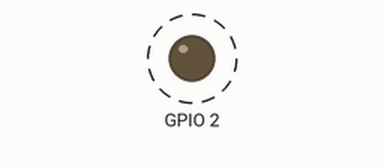
Simulated run of this program. Board: ESP32 board running MicroPython. Parts: output pins drawn as LEDs (lit = HIGH). Dashed ring = blinking.

Above: at 0.2 s.
Timing chart, 0 to 3.0 s (numbered marks = the images above):
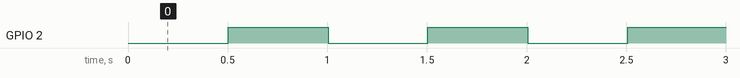

Measured:
- by itself, GPIO 2: alternates HIGH for 0.50 s and LOW for 0.50 s

The program:

z_led.py
```python
from machine import Pin
import time

class ZL_LED(object):
    def __init__(self, PIN_nled=2, nled_val=-1, nled_period=500*(10**6)):
        self.PIN_nled = PIN_nled                    # led灯连接引脚2
        self.nled_val = nled_val                    # 通过该值来控制灯亮灭
        self.nled_systick_ms_bak = 0                # led灯时间控制，每隔一段时间亮一次
        self.nled_period = nled_period              # led亮灭的周期，每隔一段时间亮一次
        self.nled_pin = Pin(self.PIN_nled, Pin.OUT) # led灯连接引脚2，并设置为输出模式

    # led灯亮
    def nled_on(self):
        self.nled_pin.value(1)                      # led灯亮

    # led灯灭
    def nled_off(self):
        self.nled_pin.value(0)                      # led灯灭

    # led灯控制，flag=1灯亮，flag=-1灯灭
    def nled_flip(self, flag):
        if flag == 1:
            self.nled_on()                          # led灯亮
        elif flag == -1:
            self.nled_off()                         # led灯灭

    # led灯循环函数
    def loop_nled(self):
        if time.time_ns() - self.nled_systick_ms_bak > self.nled_period:  # 每隔nled_period时间执行一次
            self.nled_systick_ms_bak = time.time_ns()                     # 将当前时间赋值给nled_systick_ms_bak
            self.nled_flip(self.nled_val)           # 执行led
            self.nled_val = -self.nled_val          # 反转，即灯亮一次灭一次

# 程序入口
if __name__ == '__main__':
    nled = ZL_LED()                                 # 实例化一个nled对象
    try:
        while 1:                                    # 无限循环
            nled.loop_nled()                        # 循环执行led灯
    except:                                         # 异常处理
        nled.nled_off()                             # 程序异常时灯灭
```
